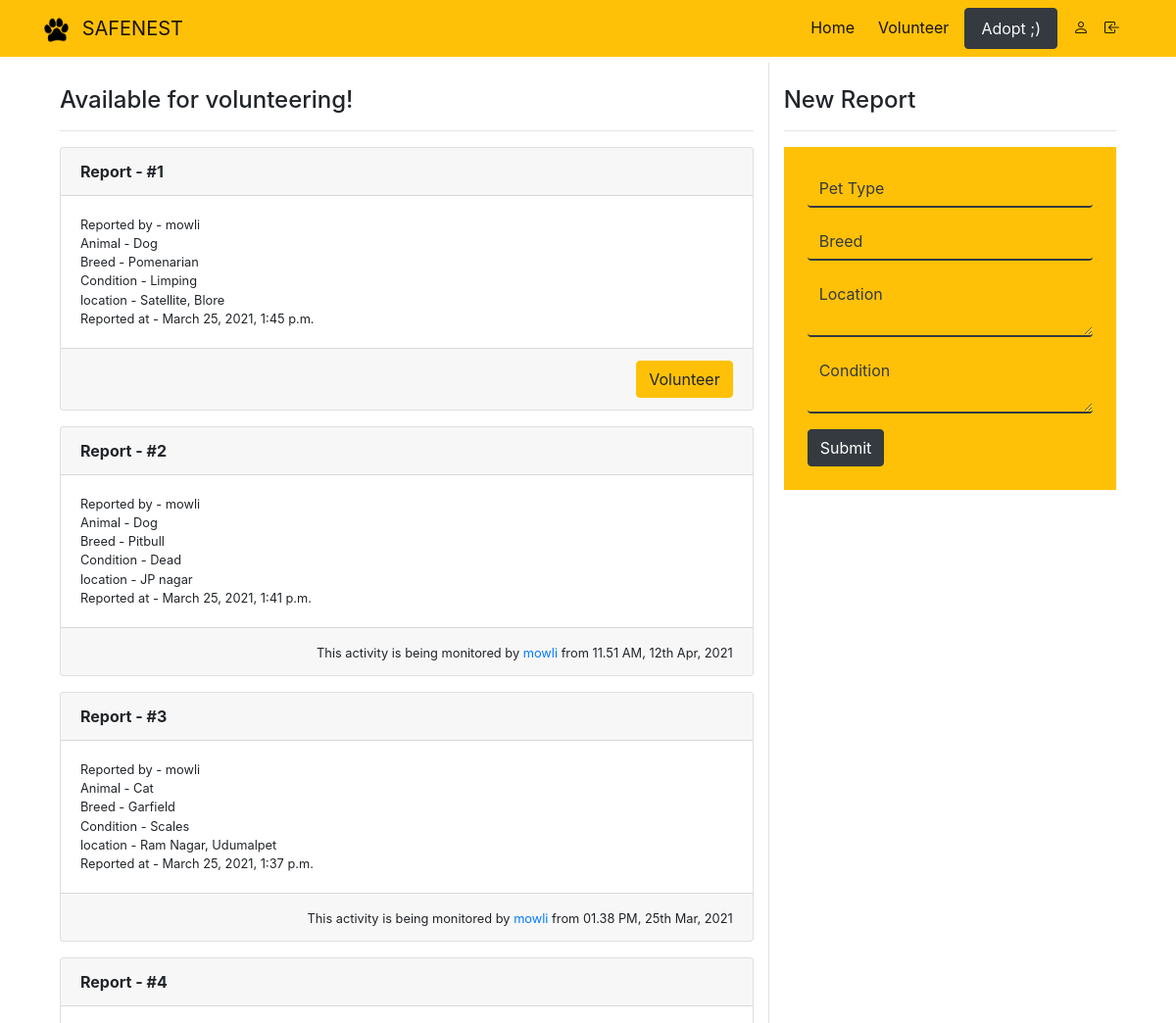
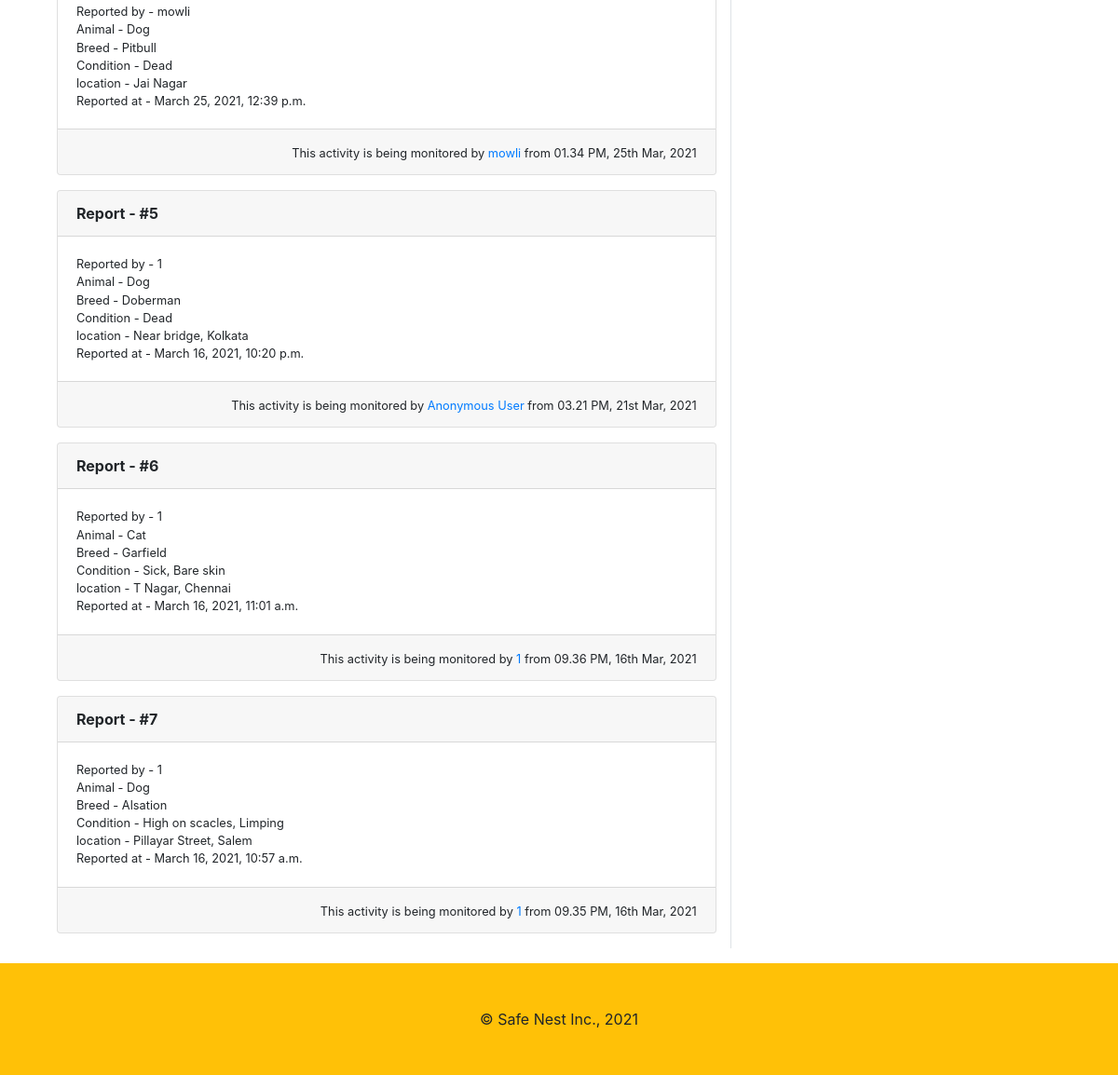
/volunteer (signed in), run on the app's committed database (2 pictures, top to bottom).
### app/models.py (models this page shows, shortened)
class Activity(models.Model):
    pet = models.CharField(max_length=255)
    breed = models.CharField(max_length=100)
    location = models.TextField()
    volunteer = models.CharField(max_length=255, blank=True)
    condition = models.TextField()
    status = models.BooleanField(default=False)
    reporter = models.CharField(max_length=255)
    timeStamp = models.DateTimeField(auto_now_add=True)
    actionStamp = models.DateTimeField(blank=True, null=True)
    closeStamp = models.DateTimeField(blank=True, null=True)
    class Meta:
        ordering = ['-timeStamp', '-actionStamp', '-closeStamp']

### app/views.py (the view)
# urls.py: path('volunteer', views.VolunteerHome.as_view(), name="volunteer-home"),
class VolunteerHome(View):
    def get(self, request):
        context = {
            "activities" : Activity.objects.all(),
        }
        return render(request, 'volunteer/home.html', context)

### app/templates/volunteer/home.html (shortened to what this page needs)
{% extends "base.html" %}
{% block content %}
  <div class="container mt-5 p-3">
      <div class="row m-0">
        <div class="col-8 border-right">
          <br>
          <h4>Available for volunteering!</h4>
          <hr>
          {% for activity in activities %}
            <div class="card mb-3">
              <div class="card-header">
                <b>Report - #{{forloop.counter}}</b>
              </div>
              <small class="card-body">
                Reported by  - {{activity.reporter}} <br>
                Animal - {{activity.pet}} <br>
                Breed - {{activity.breed}} <br>
                Condition - {{activity.condition}} <br>
                location - {{activity.location}} <br>
                Reported at - {{activity.timeStamp}}
              </small>
              <div class="card-footer text-right">
                {% if activity.status %}
                  Closed
                  {% else %}
                  {% if not activity.volunteer %}
                  {% if request.user.is_authenticated %}
                  <a href="/volunteer/self/{{activity.id}}" class="btn btn-warning">Volunteer</a>
                  {% else %}
                  <small class="x-small">Login Required to Volunteer</small>
                  {% endif %}
                  {% else %}
                  <small>This activity is being monitored by
                    <a href="">{{activity.volunteer}}</a> from {{activity.actionStamp|date:"h.i A, dS M, Y"}} </small>
                  {% endif %}
                {% endif %}
              </div>
            </div>
          {% endfor %}
        </div>
        <div class="col-4">
          <br>
          <div>
            <h4>New Report</h4>
            <hr>
            <form action="/volunteer/activity/new" method="POST" class="bg-warning p-3 p-md-4">
              <input type="text" class="form-control mb-3" name="pet" placeholder="Pet Type">
              <input type="text" class="form-control mb-3" name="breed" placeholder="Breed">
              <textarea type="text" class="form-control mb-3" name="location" placeholder="Location"></textarea>
              <textarea type="text" class="form-control mb-3" name="condition" placeholder="Condition"></textarea>
              <button type="submit" class="btn btn-dark">Submit</button>
            </form>
          </div>
        </div>
    </div>
  </div>
{% endblock content %}

### app/templates/base.html (style rules this page uses)
.form-control { background-color: #ffc107; border: none; border-bottom: 2px solid #343a40; }
.form-control::placeholder { color: #343a40; }

### data on the page
Activity: reporter "mowli", pet "Dog", breed "Pomenarian", condition "Limping", location "Satellite, Blore", timeStamp "March 25, 2021, 1:45 p.m."
Activity: reporter "mowli", pet "Dog", breed "Pitbull", condition "Dead", location "JP nagar", timeStamp "March 25, 2021, 1:41 p.m.", volunteer "mowli", actionStamp "11.51 AM, 12th Apr, 2021"
Activity: reporter "mowli", pet "Cat", breed "Garfield", condition "Scales", location "Ram Nagar, Udumalpet", timeStamp "March 25, 2021, 1:37 p.m.", volunteer "mowli", actionStamp "01.38 PM, 25th Mar, 2021"
Activity: reporter "mowli", pet "Dog", breed "Pitbull", condition "Dead", location "Jai Nagar", timeStamp "March 25, 2021, 12:39 p.m.", volunteer "mowli", actionStamp "01.34 PM, 25th Mar, 2021"
Activity: reporter "1", pet "Dog", breed "Doberman", condition "Dead", location "Near bridge, Kolkata", timeStamp "March 16, 2021, 10:20 p.m.", volunteer "Anonymous User", actionStamp "03.21 PM, 21st Mar, 2021"
Activity: reporter "1", pet "Cat", breed "Garfield", condition "Sick, Bare skin", location "T Nagar, Chennai", timeStamp "March 16, 2021, 11:01 a.m.", volunteer "1", actionStamp "09.36 PM, 16th Mar, 2021"
Activity: reporter "1", pet "Dog", breed "Alsation", condition "High on scacles, Limping", location "Pillayar Street, Salem", timeStamp "March 16, 2021, 10:57 a.m.", volunteer "1", actionStamp "09.35 PM, 16th Mar, 2021"
